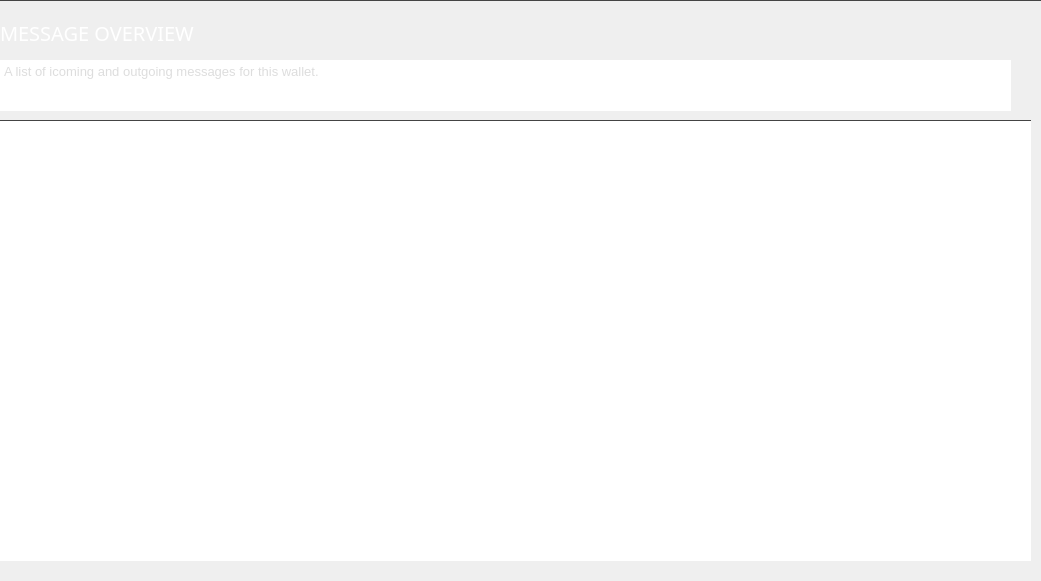
     <widget class="QGroupBox" name="messageBox">
      <property name="geometry">
       <rect>
        <x>210</x>
        <y>105</y>
        <width>1041</width>
        <height>581</height>
       </rect>
      </property>
      <property name="styleSheet">
       <string notr="true">border-top: 1px solid #444;</string>
      </property>
      <property name="title">
       <string/>
      </property>
      <widget class="QLabel" name="label_18">
       <property name="geometry">
        <rect>
         <x>0</x>
         <y>20</y>
         <width>241</width>
         <height>25</height>
        </rect>
       </property>
       <property name="font">
        <font>
         <family>Poppins</family>
         <pointsize>-1</pointsize>
        </font>
       </property>
       <property name="styleSheet">
        <string notr="true">color: #fff;
background: transparent;
font-size: 20px;
font-family: Poppins;
border: none;
text-align: left;
</string>
       </property>
       <property name="text">
        <string>MESSAGE OVERVIEW</string>
       </property>
      </widget>
      <widget class="QTextBrowser" name="textBrowser_2">
       <property name="geometry">
        <rect>
         <x>0</x>
         <y>60</y>
         <width>1011</width>
         <height>51</height>
        </rect>
       </property>
       <property name="styleSheet">
        <string notr="true">border: none; color: #ddd; font-size: 13px; font-family: 'Poppins';</string>
       </property>
       <property name="html">
        <string>&lt;!DOCTYPE HTML PUBLIC &quot;-//W3C//DTD HTML 4.0//EN&quot; &quot;http://www.w3.org/TR/REC-html40/strict.dtd&quot;&gt;
&lt;html&gt;&lt;head&gt;&lt;meta name=&quot;qrichtext&quot; content=&quot;1&quot; /&gt;&lt;style type=&quot;text/css&quot;&gt;
p, li { white-space: pre-wrap; }
&lt;/style&gt;&lt;/head&gt;&lt;body style=&quot; font-family:'Poppins'; font-size:13px; font-weight:400; font-style:normal;&quot;&gt;
&lt;p style=&quot; margin-top:0px; margin-bottom:0px; margin-left:0px; margin-right:0px; -qt-block-indent:0; text-indent:0px;&quot;&gt;&lt;span style=&quot; font-size:13px;&quot;&gt;A list of icoming and outgoing messages for this wallet. &lt;/span&gt;&lt;/p&gt;&lt;/body&gt;&lt;/html&gt;</string>
       </property>
      </widget>
      <widget class="QTreeView" name="m_messagesView">
       <property name="geometry">
        <rect>
         <x>0</x>
         <y>120</y>
         <width>1031</width>
         <height>441</height>
        </rect>
       </property>
       <property name="minimumSize">
        <size>
         <width>1001</width>
         <height>431</height>
        </size>
       </property>
       <property name="maximumSize">
        <size>
         <width>16777215</width>
         <height>16777215</height>
        </size>
       </property>
       <property name="font">
        <font>
         <family>Poppins</family>
         <pointsize>-1</pointsize>
        </font>
       </property>
       <property name="styleSheet">
        <string notr="true">QHeaderView::section {
	color: white;
	font-weight: bold;
	background-color: #282d31;
	font-family: 'Poppins';
    border-top: none;
	font-size: 14px;
 	border-bottom: 1px solid #444;
   	height: 37px;
}

QTreeView {
	font-family: 'Poppins';
border: none;
    color: #ccc;
font-size: 14px;
    height: 37px;
background-color: #282d31;
}

QTreeView::item {
	font-family: 'Poppins';
    color: #ccc;
	font-size: 14px;
    height: 37px;
}

QTreeView::branch:selected {
  background-color: green;
font-size: 14px;
  color: black;
}

QWidget:item:selected {
	font-family: 'Poppins';
background-color: #555555;
font-size: 14px;
  color: #ccc;
}

border: none;
font-size: 14px;
font-family: 'Poppins';
color: #ccc;
</string>
       </property>
       <property name="frameShape">
        <enum>QFrame::NoFrame</enum>
       </property>
       <property name="frameShadow">
        <enum>QFrame::Plain</enum>
       </property>
       <property name="sizeAdjustPolicy">
        <enum>QAbstractScrollArea::AdjustIgnored</enum>
       </property>
       <property name="editTriggers">
        <set>QAbstractItemView::AnyKeyPressed|QAbstractItemView::CurrentChanged|QAbstractItemView::EditKeyPressed|QAbstractItemView::SelectedClicked</set>
       </property>
       <property name="alternatingRowColors">
        <bool>false</bool>
       </property>
       <property name="rootIsDecorated">
        <bool>false</bool>
       </property>
       <property name="uniformRowHeights">
        <bool>true</bool>
       </property>
       <property name="itemsExpandable">
        <bool>true</bool>
       </property>
       <property name="sortingEnabled">
        <bool>false</bool>
       </property>
       <attribute name="headerCascadingSectionResizes">
        <bool>true</bool>
       </attribute>
       <attribute name="headerShowSortIndicator" stdset="0">
        <bool>false</bool>
       </attribute>
      </widget>
     </widget>
